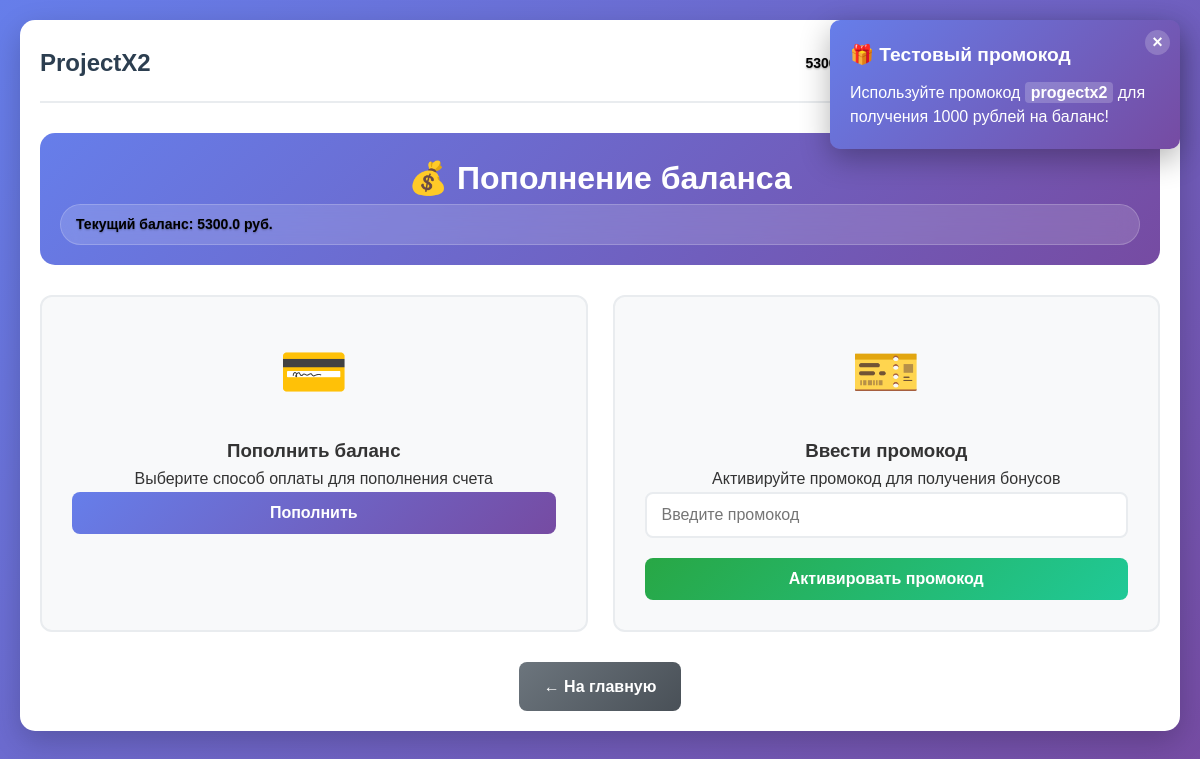
The app's page /add-balance (signed in), older data.
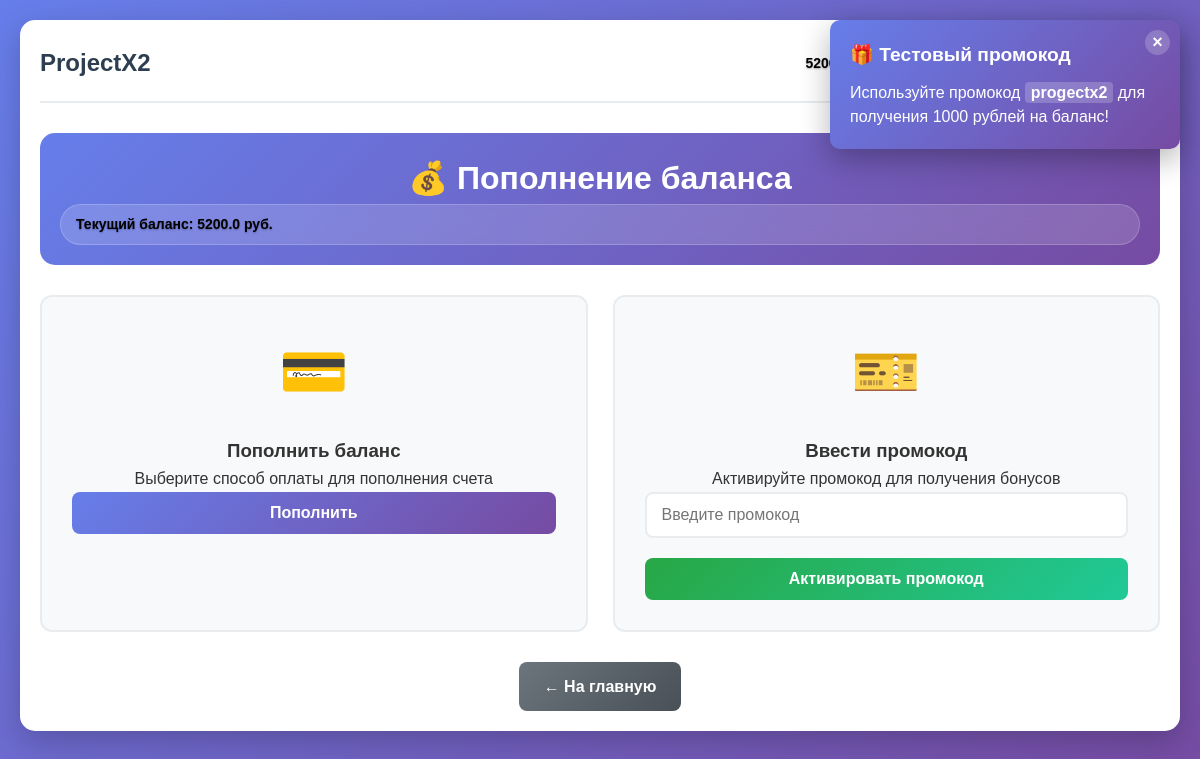
The same page, newer data.
### app.py (models this page shows, shortened)
class User(UserMixin, db.Model):
    __tablename__ = 'users'
    id = db.Column(db.Integer, primary_key=True)
    username = db.Column(db.String(64), unique=True, nullable=False)
    email = db.Column(db.String(120), unique=True, nullable=False)
    password_hash = db.Column(db.String(256), nullable=False)
    role = db.Column(db.String(20), nullable=False)
    created_at = db.Column(db.DateTime, default=datetime.utcnow)
    is_active = db.Column(db.Boolean, default=True)
    services = db.relationship('UserService', backref='user', lazy=True)
    balance = db.Column(db.Float, default=0.0)  # Баланс для клиентов

### app.py (the view)
@app.route('/add-balance')
@login_required
def add_balance_page():
    if current_user.role != 'client':
        flash('Эта страница доступна только клиентам', 'error')
        return redirect(url_for('index'))
    promo_used = UsedPromoCode.query.filter_by(
        user_id=current_user.id,
        promo_code='progectx2'
    ).first() is not None
    return render_template('add_balance.html', promo_used=promo_used)

### app.py (called while the page is built)
@login_manager.user_loader
def load_user(user_id):
    return db.session.get(User, int(user_id))

@app.before_request
def check_user_active():
    if current_user.is_authenticated and not current_user.is_active:
        logout_user()
        flash('Ваш аккаунт заблокирован. Обратитесь к администратору.', 'error')
        return redirect(url_for('login'))

### templates/add_balance.html (shortened to what this page needs)
{% extends "base.html" %}
{% block content %}
<div class="admin-container">
    <div class="admin-header">
        <h2>💰 Пополнение баланса</h2>
        <div class="balance-info">
            <span class="balance-amount">Текущий баланс: {{ current_user.balance }} руб.</span>
        </div>
    </div>
    {% if not promo_used %}
    <div class="promo-notification" id="promoNotification">
        <div class="promo-notification-content">
            <span class="promo-notification-close" onclick="closePromoNotification()">×</span>
            <h4>🎁 Тестовый промокод</h4>
            <p>Используйте промокод <strong>progectx2</strong> для получения 1000 рублей на баланс!</p>
        </div>
    </div>
    {% endif %}
    <div class="payment-methods">
        <div class="payment-card">
            <div class="payment-icon">💳</div>
            <h3>Пополнить баланс</h3>
            <p>Выберите способ оплаты для пополнения счета</p>
            <button class="btn btn-primary btn-full" onclick="showDevelopmentMessage()">
                Пополнить
            </button>
        </div>
        <div class="payment-card">
            <div class="payment-icon">🎫</div>
            <h3>Ввести промокод</h3>
            <p>Активируйте промокод для получения бонусов</p>
            <form method="POST" action="{{ url_for('apply_promo') }}" class="auth-form">
                <div class="form-group">
                    <input type="text" name="promo_code" class="form-input"
                           placeholder="Введите промокод" required>
                </div>
                <button type="submit" class="btn btn-success btn-full">
                    Активировать промокод
                </button>
            </form>
        </div>
    </div>
    <div class="admin-actions" style="margin-top: 30px;">
        <a href="{{ url_for('index') }}" class="btn btn-secondary">← На главную</a>
    </div>
</div>
{% endblock %}

### templates/base.html (shortened to what this page needs)
<!DOCTYPE html>
<html lang="ru">
<head>
    <link rel="stylesheet" href="{{ url_for('static', filename='css/style.css') }}">
</head>
<body>
    <div class="container">
        <nav class="navbar">
            <h1><a href="/" class="nav-logo">ProjectX2</a></h1>
            <div class="nav-links">
                {% if current_user.is_authenticated %}
                    {% if current_user.role == 'client' %}
                    <div class="balance-info">
                        <span class="balance-amount"> {{ current_user.balance }} руб.</span>
                        <a href="{{ url_for('add_balance_page') }}" class="balance-btn">+</a>
                    </div>
                    {% endif %}
                    <a href="/profile" class="nav-link">👤 {{ current_user.username }}</a>
                    <a href="/logout" class="nav-link">Выйти</a>
                {% else %}
                    <a href="/login" class="nav-link">Войти</a>
                    <a href="/register" class="nav-link">Регистрация</a>
                {% endif %}
            </div>
        </nav>
        <main>
            {% block content %}{% endblock %}
        </main>
    </div>
</body>
</html>

Row changes from the older to the newer data that the page shows:
changed User "Стеша": balance "5300.0" → "5200.0"
